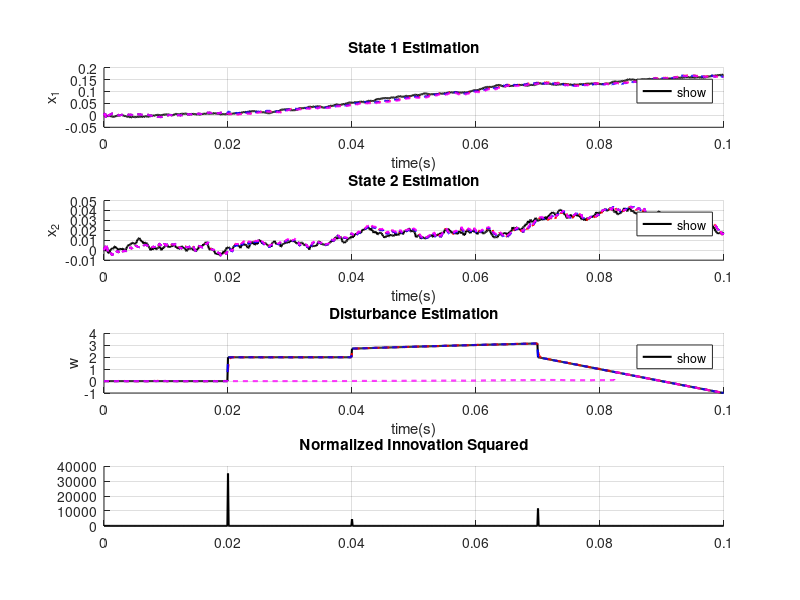

Source code (MATLAB):
% plot_comparisons.m
clear; clc; close all;

% 1. Load the saved datasets
% These will load as structures containing t, x_true, w_true, x_hat, w_hat
data_uio = load('sim_results_uio.mat');
data_aug = load('sim_results_aug.mat');
data_adapt = load('sim_results_aug_adapt.mat');

% Verify that both time vectors are identical (optional safety check)
if ~isequal(data_uio.t, data_aug.t)
    warning('Time vectors do not match. Ensure both scripts ran with the same parameters.');
end

t = data_uio.t;

% 2. Plotting
figure('Name', 'Filter Comparison: Dual-PFM vs Augmented', 'Position', [100, 100, 800, 800]);

% --- State 1 ---
subplot(4,1,1);cla;hold on;grid on;
plot(t, data_uio.x_true(1,:), 'k', 'LineWidth', 1.5,'DisplayName','State'); 
plot(t, data_uio.x_hat(1,:), 'r--', 'LineWidth', 1.5,'DisplayName','Duak-PFM');
plot(t, data_aug.x_hat(1,:), 'b--', 'LineWidth', 1.5,'DisplayName','Augmented KF');
plot(t, data_adapt.x_hat(1,:), 'm--', 'LineWidth', 1.5,'DisplayName','Augmented Adaptive Sk KF');
xlabel('time(s)');ylabel('x_1'); legend('show', 'Location', 'best');
title('State 1 Estimation');

% --- State 2 ---
subplot(4,1,2);cla;hold on;grid on;
plot(t, data_uio.x_true(2,:), 'k', 'LineWidth', 1.5,'DisplayName','State'); 
plot(t, data_uio.x_hat(2,:), 'r--', 'LineWidth', 1.5,'DisplayName','Duak-PFM');
plot(t, data_aug.x_hat(2,:), 'b--', 'LineWidth', 1.5,'DisplayName','Augmented KF');
plot(t, data_adapt.x_hat(2,:), 'm--', 'LineWidth', 1.5,'DisplayName','Augmented Adaptive Sk KF');
xlabel('time(s)');ylabel('x_2'); legend('show', 'Location', 'best');
title('State 2 Estimation');

% --- Disturbance ---
subplot(4,1,3);cla;hold on;grid on;
plot(t, data_uio.w_true(1,:), 'k', 'LineWidth', 1.5,'DisplayName','State'); 
plot(t, data_uio.w_hat(1,:), 'r--', 'LineWidth', 1.5,'DisplayName','Duak-PFM');
plot(t, data_aug.w_hat(1,:), 'b--', 'LineWidth', 1.5,'DisplayName','Augmented KF');
plot(t, data_adapt.w_hat(1,:), 'm--', 'LineWidth', 1.5,'DisplayName','Augmented Adaptive Sk KF');
xlabel('time(s)');ylabel('w'); legend('show', 'Location', 'best');
title('Disturbance Estimation');

subplot(4,1,4);cla;hold on;grid on;
plot(t, data_aug.eps_k_hist, 'k', 'LineWidth', 1.5); 
title("Normalized Innovation Squared");
% 3. Calculate and Display Mean Squared Error (MSE)
fprintf('--- Mean Squared Error (MSE) Comparison ---\n');

% Dual-PFM Errors
mse_uio_x1 = mean((data_uio.x_true(1,:) - data_uio.x_hat(1,:)).^2);
mse_uio_x2 = mean((data_uio.x_true(2,:) - data_uio.x_hat(2,:)).^2);
mse_uio_w  = mean((data_uio.w_true(1,:) - data_uio.w_hat(1,:)).^2);

% Augmented Errors
mse_aug_x1 = mean((data_aug.x_true(1,:) - data_aug.x_hat(1,:)).^2);
mse_aug_x2 = mean((data_aug.x_true(2,:) - data_aug.x_hat(2,:)).^2);
mse_aug_w  = mean((data_aug.w_true(1,:) - data_aug.w_hat(1,:)).^2);

% Adaptive Errors
mse_adapt_x1 = mean((data_adapt.x_true(1,:) - data_adapt.x_hat(1,:)).^2);
mse_adapt_x2 = mean((data_adapt.x_true(2,:) - data_adapt.x_hat(2,:)).^2);
mse_adapt_w  = mean((data_adapt.w_true(1,:) - data_adapt.w_hat(1,:)).^2);

fprintf('State 1 (x1):\n');
fprintf('  Dual-PFM MSE: %e\n', mse_uio_x1);
fprintf('  Augmented MSE: %e\n', mse_aug_x1);
fprintf('  Augmented Ad Sk MSE: %e\n', mse_adapt_x1);

fprintf('State 2 (x2):\n');
fprintf('  Dual-PFM MSE: %e\n', mse_uio_x2);
fprintf('  Augmented MSE: %e\n', mse_aug_x2);
fprintf('  Augmented Ad Sk MSE: %e\n', mse_adapt_x2);

fprintf('Disturbance (w):\n');
fprintf('  Dual-PFM MSE: %e\n', mse_uio_w);
fprintf('  Augmented MSE: %e\n', mse_aug_w);
fprintf('  Augmented Ad Sk MSE: %e\n', mse_adapt_w);

% print("res1.png","-dpng")
